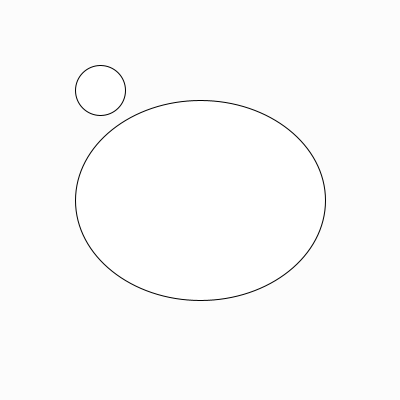
Frame 1 (no input)
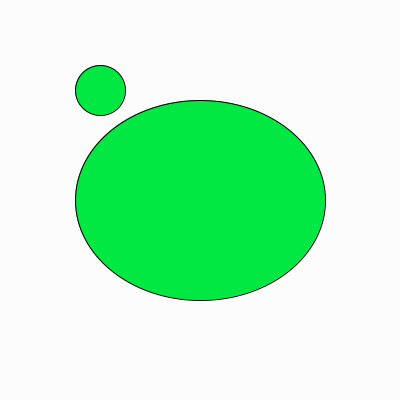
Frame 60 (the mouse pressed at the canvas centre just before this capture)
Frame 120 (the mouse held since frame 60 and released just before this capture): identical to frame 60, image omitted

The Processing sketch that drew these frames (run headless with seeded random() and noise(); from frame 60 on, the mouse is pressed at the canvas centre):

// Processing sketch: attempt_at_methods
// ── attempt_at_methods.pde

float xPos;
Float yPos;


void setup()
{
 size(400,400);
}



void draw()
{
  background (252);
  circle(100,90,50);
  // draw ellipse for an egg
  ellipse(width/2,height/2,250,200);
  fill(2,232,67);
  // draw circles

}
